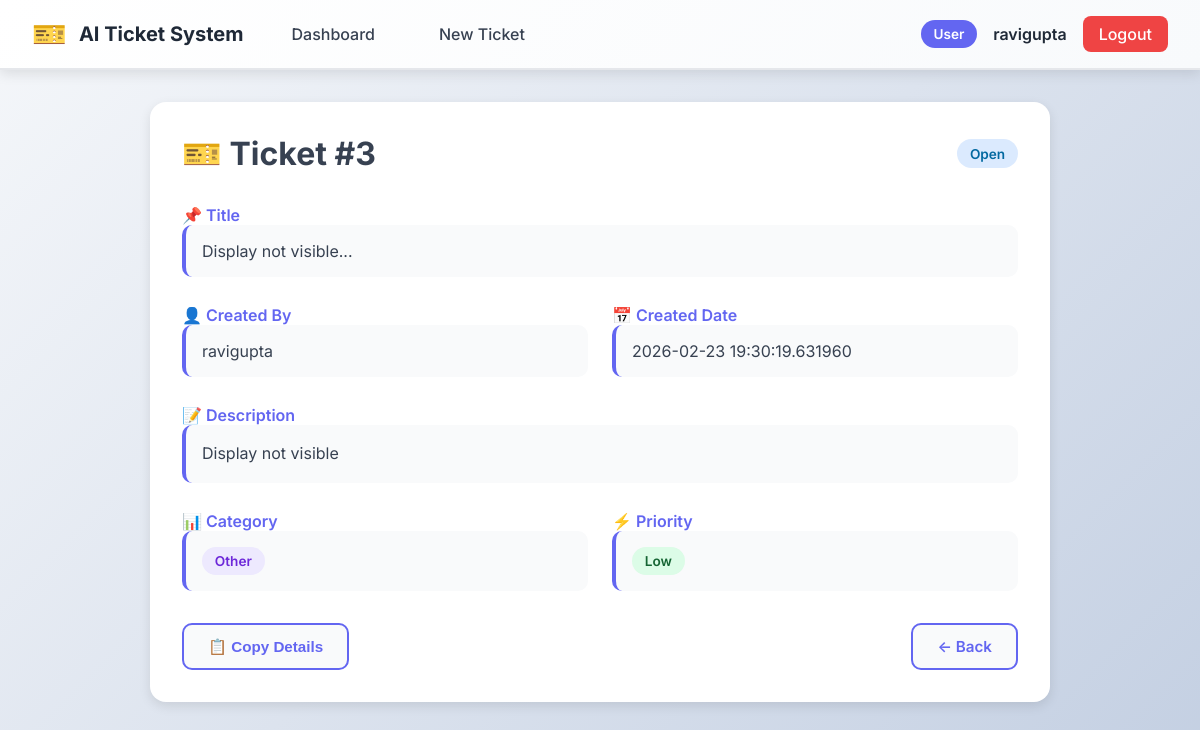
The page /ticket/3 (signed in) on the database its author committed.
### tables this page shows
CREATE TABLE tickets(
        id INTEGER PRIMARY KEY AUTOINCREMENT,
        username TEXT NOT NULL,
        title TEXT NOT NULL,
        description TEXT NOT NULL,
        category TEXT NOT NULL,
        priority TEXT NOT NULL,
        status TEXT NOT NULL,
        created_at TIMESTAMP DEFAULT CURRENT_TIMESTAMP,
        resolved_at TIMESTAMP,
        FOREIGN KEY (username) REFERENCES users(username)
    );

### app.py (the view)
@app.route("/ticket/<int:ticket_id>")
def view_ticket(ticket_id):
    if not session.get("username"):
        return redirect("/login")
    ticket = get_ticket_by_id(ticket_id)
    if not ticket:
        flash("Ticket not found!", "error")
        return redirect("/user_dashboard" if session.get("role") == "user" else "/agent_dashboard")
    if session.get("role") == "user" and ticket[1] != session["username"]:
        flash("You don't have permission to view this ticket!", "error")
        return redirect("/user_dashboard")
    return render_template("ticket_details.html", ticket=ticket)

### database.py (called while the page is built)
def get_db():
    conn = sqlite3.connect("users.db")
    conn.row_factory = sqlite3.Row
    return conn

def get_ticket_by_id(ticket_id):
    conn = get_db()
    c = conn.cursor()
    c.execute("SELECT * FROM tickets WHERE id = ?", (ticket_id,))
    ticket = c.fetchone()
    conn.close()
    return ticket

### templates/ticket_details.html (shortened to what this page needs)
{% extends "base.html" %}
{% block content %}
<div style="max-width: 900px; margin: 0 auto;">
    <div class="tickets-section">
        <div style="display: flex; justify-content: space-between; align-items: center; margin-bottom: 2rem; flex-wrap: wrap; gap: 1rem;">
            <h1 style="font-size: 2rem;">🎫 Ticket #{{ ticket[0] }}</h1>
            <span class="status-badge status-{{ ticket[6]|lower|replace(' ', '-') }}">
                {{ ticket[6] }}
            </span>
        </div>
        <div class="preview-field" style="margin-bottom: 1.75rem;">
            <label style="font-weight: 600; color: var(--primary); font-size: 1rem; margin-bottom: 0.5rem;">📌 Title</label>
            <div style="padding: 1rem; background: var(--light); border-radius: 10px; border-left: 4px solid var(--primary);">{{ ticket[2] }}</div>
        </div>
        <div style="display: grid; grid-template-columns: 1fr 1fr; gap: 1.5rem; margin-bottom: 1.75rem;">
            <div class="preview-field">
                <label style="font-weight: 600; color: var(--primary); font-size: 1rem; margin-bottom: 0.5rem;">👤 Created By</label>
                <div style="padding: 1rem; background: var(--light); border-radius: 10px; border-left: 4px solid var(--primary);">{{ ticket[1] }}</div>
            </div>
            <div class="preview-field">
                <label style="font-weight: 600; color: var(--primary); font-size: 1rem; margin-bottom: 0.5rem;">📅 Created Date</label>
                <div style="padding: 1rem; background: var(--light); border-radius: 10px; border-left: 4px solid var(--primary);">{{ ticket[7] if ticket[7] else 'N/A' }}</div>
            </div>
        </div>
        <div class="preview-field" style="margin-bottom: 1.75rem;">
            <label style="font-weight: 600; color: var(--primary); font-size: 1rem; margin-bottom: 0.5rem;">📝 Description</label>
            <div style="padding: 1rem; background: var(--light); border-radius: 10px; border-left: 4px solid var(--primary); line-height: 1.6; white-space: pre-line;">{{ ticket[3] }}</div>
        </div>
        <div style="display: grid; grid-template-columns: 1fr 1fr; gap: 1.5rem; margin-bottom: 1.75rem;">
            <div class="preview-field">
                <label style="font-weight: 600; color: var(--primary); font-size: 1rem; margin-bottom: 0.5rem;">📊 Category</label>
                <div style="padding: 1rem; background: var(--light); border-radius: 10px; border-left: 4px solid var(--primary);">
                    <span class="category-badge">{{ ticket[4] }}</span>
                </div>
            </div>
            <div class="preview-field">
                <label style="font-weight: 600; color: var(--primary); font-size: 1rem; margin-bottom: 0.5rem;">⚡ Priority</label>
                <div style="padding: 1rem; background: var(--light); border-radius: 10px; border-left: 4px solid var(--primary);">
                    <span class="priority-badge priority-{{ ticket[5]|lower }}">
                        {{ ticket[5] }}
                    </span>
                </div>
            </div>
        </div>
    <div style="display: flex; gap: 1rem; margin-top: 2rem;">
        <button onclick="copyToClipboard('Ticket #{{ ticket[0] }}: {{ ticket[2] }}')" class="btn btn-secondary">
            📋 Copy Details
        </button>
        <a href="javascript:history.back()" class="btn btn-secondary" style="margin-left: auto;">
            ← Back
        </a>
    </div>
</div>
{% endblock %}

### templates/base.html (shortened to what this page needs)
<!DOCTYPE html>
<html lang="en">
<head>
    <link rel="stylesheet" href="{{ url_for('static', filename='css/style.css') }}">
</head>
<body>
    <nav class="navbar">
        <div class="nav-container">
            <div class="nav-logo">
                <a href="/">
                    <span class="logo-icon">🎫</span>
                    <span class="logo-text">AI Ticket System</span>
                </a>
            </div>
            <div class="nav-menu">
                {% if session.get('username') %}
                    {% if session.get('role') == 'user' %}
                        <a href="{{ url_for('user_dashboard') }}" class="nav-link">Dashboard</a>
                        <a href="{{ url_for('show_create_ticket') }}" class="nav-link">New Ticket</a>
                    {% elif session.get('role') == 'agent' %}
                        <a href="{{ url_for('agent_dashboard') }}" class="nav-link">Dashboard</a>
                        <a href="{{ url_for('agent_dashboard') }}" class="nav-link">All Tickets</a>
                    {% endif %}
                    <div class="nav-user">
                        <span class="user-role">{{ session.get('role')|capitalize }}</span>
                        <span class="user-name">{{ session.get('username') }}</span>
                        <a href="{{ url_for('logout') }}" class="logout-btn">Logout</a>
                    </div>
                {% endif %}
            </div>
        </div>
    </nav>
    <main class="main-content">
        {% block content %}{% endblock %}
    </main>
</body>
</html>

### static/css/style.css (style rules this page uses)
* { margin: 0; padding: 0; box-sizing: border-box; }
:root { --primary: #6366f1; --primary-dark: #4f46e5; --primary-light: #818cf8; --secondary: #ec4899; --success: #10b981; --warning: #f59e0b; --danger: #ef4444; --dark: #1f2937; --light: #f9fafb; --border: #e5e7eb; --text: #374151; --text-light: #6b7280; --shadow-sm: 0 1px 2px rgba(0,0,0,0.05); --shadow-md: 0 4px 12px rgba(0,0,0,0.1); --shadow-lg: 0 20px 40px rgba(0,0,0,0.12); }
body { font-family: 'Inter', -apple-system, BlinkMacSystemFont, 'Segoe UI', sans-serif; background: linear-gradient(135deg, #f5f7fa 0%, #c3cfe2 100%); min-height: 100vh; color: var(--text); }
.navbar { background: linear-gradient(135deg, #ffffff 0%, #f8fafc 100%); padding: 1rem 2rem; box-shadow: var(--shadow-md); border-bottom: 2px solid var(--border); position: sticky; top: 0; z-index: 100; }
.nav-container { max-width: 1400px; margin: 0 auto; display: flex; justify-content: space-between; align-items: center; gap: 2rem; }
.nav-logo a { display: flex; align-items: center; gap: 0.75rem; text-decoration: none; color: var(--dark); font-weight: 700; font-size: 1.25rem; }
.logo-icon { font-size: 1.75rem; }
.nav-menu { display: flex; align-items: center; gap: 2rem; flex: 1; }
.nav-link { color: var(--text); text-decoration: none; font-weight: 500; transition: all 0.3s ease; padding: 0.5rem 1rem; border-radius: 8px; }
.nav-user { display: flex; align-items: center; gap: 1rem; margin-left: auto; }
.user-role { background: var(--primary); color: white; padding: 0.4rem 0.8rem; border-radius: 20px; font-size: 0.85rem; font-weight: 600; }
.user-name { font-weight: 600; color: var(--dark); }
.logout-btn { background: var(--danger); color: white; padding: 0.5rem 1rem; border-radius: 8px; text-decoration: none; font-weight: 500; transition: all 0.3s ease; cursor: pointer; border: none; }
.main-content { max-width: 1400px; margin: 2rem auto; padding: 0 1.5rem; }
.btn { padding: 0.75rem 1.5rem; border: none; border-radius: 10px; font-weight: 600; cursor: pointer; transition: all 0.3s ease; display: inline-block; text-decoration: none; text-align: center; font-size: 0.95rem; }
.btn-secondary { background: var(--light); color: var(--primary); border: 2px solid var(--primary); }
.tickets-section { background: white; border-radius: 16px; padding: 2rem; box-shadow: var(--shadow-md); }
.status-badge { padding: 0.4rem 0.8rem; border-radius: 20px; font-size: 0.85rem; font-weight: 600; display: inline-block; }
.status-open { background: #dbeafe; color: #0369a1; }
.priority-badge { padding: 0.4rem 0.8rem; border-radius: 20px; font-size: 0.85rem; font-weight: 600; display: inline-block; }
.priority-low { background: #dcfce7; color: #166534; }
.category-badge { padding: 0.4rem 0.8rem; border-radius: 20px; font-size: 0.85rem; font-weight: 600; display: inline-block; background: #ede9fe; color: #6d28d9; }

### rows shown on the page
tickets: get "ravigupta", id "3", status "Open", title "Display not visible...", username "ravigupta", created_at "2026-02-23 19:30:19.631960", description "Display not visible", category "Other", priority "Low"

### other values the page prints
{{ session.get('role')|capitalize }} "User"
